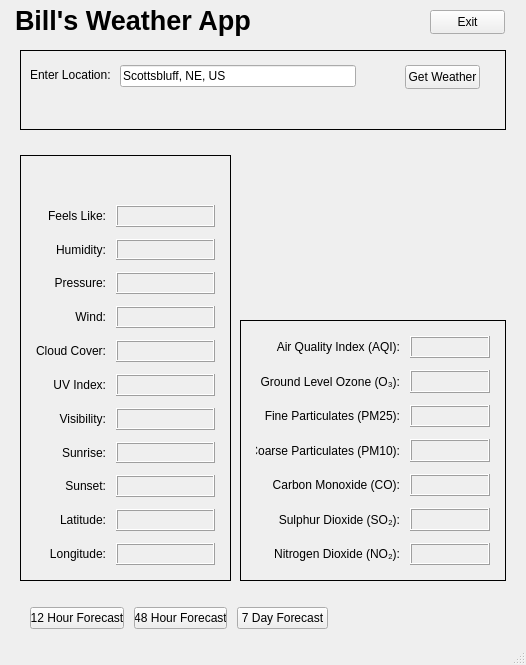
<?xml version="1.0" encoding="UTF-8"?>
<ui version="4.0">
 <class>MainWindow</class>
 <widget class="QMainWindow" name="MainWindow">
  <property name="geometry">
   <rect>
    <x>0</x>
    <y>0</y>
    <width>526</width>
    <height>665</height>
   </rect>
  </property>
  <property name="windowTitle">
   <string>Weather App</string>
  </property>
  <widget class="QWidget" name="centralwidget">
   <widget class="QLabel" name="label_2">
    <property name="geometry">
     <rect>
      <x>15</x>
      <y>5</y>
      <width>241</width>
      <height>31</height>
     </rect>
    </property>
    <property name="font">
     <font>
      <pointsize>20</pointsize>
      <bold>true</bold>
     </font>
    </property>
    <property name="text">
     <string>Bill's Weather App</string>
    </property>
   </widget>
   <widget class="QFrame" name="frame_get_location">
    <property name="geometry">
     <rect>
      <x>20</x>
      <y>50</y>
      <width>486</width>
      <height>80</height>
     </rect>
    </property>
    <property name="frameShape">
     <enum>QFrame::Panel</enum>
    </property>
    <property name="frameShadow">
     <enum>QFrame::Plain</enum>
    </property>
    <property name="lineWidth">
     <number>1</number>
    </property>
    <widget class="QLabel" name="label">
     <property name="geometry">
      <rect>
       <x>10</x>
       <y>15</y>
       <width>91</width>
       <height>20</height>
      </rect>
     </property>
     <property name="text">
      <string>Enter Location:</string>
     </property>
    </widget>
    <widget class="QLineEdit" name="lineEdit">
     <property name="geometry">
      <rect>
       <x>100</x>
       <y>15</y>
       <width>236</width>
       <height>22</height>
      </rect>
     </property>
     <property name="text">
      <string>Scottsbluff, NE, US</string>
     </property>
    </widget>
    <widget class="QLabel" name="lbl_reverse_geocode">
     <property name="geometry">
      <rect>
       <x>10</x>
       <y>45</y>
       <width>461</width>
       <height>20</height>
      </rect>
     </property>
     <property name="text">
      <string/>
     </property>
     <property name="wordWrap">
      <bool>false</bool>
     </property>
    </widget>
    <widget class="QPushButton" name="btn_get_weather">
     <property name="geometry">
      <rect>
       <x>385</x>
       <y>15</y>
       <width>75</width>
       <height>24</height>
      </rect>
     </property>
     <property name="text">
      <string>Get Weather</string>
     </property>
    </widget>
   </widget>
   <widget class="QFrame" name="frame_weather">
    <property name="geometry">
     <rect>
      <x>20</x>
      <y>155</y>
      <width>211</width>
      <height>426</height>
     </rect>
    </property>
    <property name="frameShape">
     <enum>QFrame::Panel</enum>
    </property>
    <property name="frameShadow">
     <enum>QFrame::Plain</enum>
    </property>
    <property name="lineWidth">
     <number>1</number>
    </property>
    <layout class="QGridLayout" name="gridLayout2" columnminimumwidth="0,100">
     <property name="sizeConstraint">
      <enum>QLayout::SetNoConstraint</enum>
     </property>
     <property name="leftMargin">
      <number>15</number>
     </property>
     <property name="topMargin">
      <number>15</number>
     </property>
     <property name="rightMargin">
      <number>15</number>
     </property>
     <property name="bottomMargin">
      <number>15</number>
     </property>
     <property name="horizontalSpacing">
      <number>10</number>
     </property>
     <property name="verticalSpacing">
      <number>12</number>
     </property>
     <item row="5" column="0">
      <widget class="QLabel" name="label_9">
       <property name="text">
        <string>Cloud Cover:</string>
       </property>
       <property name="alignment">
        <set>Qt::AlignRight|Qt::AlignTrailing|Qt::AlignVCenter</set>
       </property>
      </widget>
     </item>
     <item row="8" column="0">
      <widget class="QLabel" name="label_11">
       <property name="text">
        <string>Sunrise:</string>
       </property>
       <property name="alignment">
        <set>Qt::AlignRight|Qt::AlignTrailing|Qt::AlignVCenter</set>
       </property>
      </widget>
     </item>
     <item row="9" column="0">
      <widget class="QLabel" name="label_10">
       <property name="text">
        <string>Sunset:</string>
       </property>
       <property name="alignment">
        <set>Qt::AlignRight|Qt::AlignTrailing|Qt::AlignVCenter</set>
       </property>
      </widget>
     </item>
     <item row="9" column="1">
      <widget class="QLabel" name="lbl_sunset">
       <property name="autoFillBackground">
        <bool>false</bool>
       </property>
       <property name="frameShape">
        <enum>QFrame::Box</enum>
       </property>
       <property name="frameShadow">
        <enum>QFrame::Raised</enum>
       </property>
       <property name="text">
        <string/>
       </property>
      </widget>
     </item>
     <item row="0" column="1">
      <widget class="QLabel" name="lbl_temperature">
       <property name="font">
        <font>
         <pointsize>14</pointsize>
         <bold>true</bold>
        </font>
       </property>
       <property name="frameShape">
        <enum>QFrame::NoFrame</enum>
       </property>
       <property name="text">
        <string/>
       </property>
      </widget>
     </item>
     <item row="1" column="0">
      <widget class="QLabel" name="label_3">
       <property name="text">
        <string>Feels Like:</string>
       </property>
       <property name="alignment">
        <set>Qt::AlignRight|Qt::AlignTrailing|Qt::AlignVCenter</set>
       </property>
      </widget>
     </item>
     <item row="3" column="1">
      <widget class="QLabel" name="lbl_pressure">
       <property name="autoFillBackground">
        <bool>false</bool>
       </property>
       <property name="frameShape">
        <enum>QFrame::Box</enum>
       </property>
       <property name="frameShadow">
        <enum>QFrame::Raised</enum>
       </property>
       <property name="text">
        <string/>
       </property>
      </widget>
     </item>
     <item row="5" column="1">
      <widget class="QLabel" name="lbl_cloud_cover">
       <property name="autoFillBackground">
        <bool>false</bool>
       </property>
       <property name="frameShape">
        <enum>QFrame::Box</enum>
       </property>
       <property name="frameShadow">
        <enum>QFrame::Raised</enum>
       </property>
       <property name="text">
        <string/>
       </property>
      </widget>
     </item>
     <item row="8" column="1">
      <widget class="QLabel" name="lbl_sunrise">
       <property name="autoFillBackground">
        <bool>false</bool>
       </property>
       <property name="frameShape">
        <enum>QFrame::Box</enum>
       </property>
       <property name="frameShadow">
        <enum>QFrame::Raised</enum>
       </property>
       <property name="text">
        <string/>
       </property>
      </widget>
     </item>
     <item row="11" column="0">
      <widget class="QLabel" name="label_8">
       <property name="text">
        <string>Longitude:</string>
       </property>
       <property name="alignment">
        <set>Qt::AlignRight|Qt::AlignTrailing|Qt::AlignVCenter</set>
       </property>
      </widget>
     </item>
     <item row="11" column="1">
      <widget class="QLabel" name="lbl_longitude">
       <property name="autoFillBackground">
        <bool>false</bool>
       </property>
       <property name="frameShape">
        <enum>QFrame::Box</enum>
       </property>
       <property name="frameShadow">
        <enum>QFrame::Raised</enum>
       </property>
       <property name="text">
        <string/>
       </property>
      </widget>
     </item>
     <item row="10" column="1">
      <widget class="QLabel" name="lbl_latitude">
       <property name="autoFillBackground">
        <bool>false</bool>
       </property>
       <property name="frameShape">
        <enum>QFrame::Box</enum>
       </property>
       <property name="frameShadow">
        <enum>QFrame::Raised</enum>
       </property>
       <property name="text">
        <string/>
       </property>
      </widget>
     </item>
     <item row="2" column="0">
      <widget class="QLabel" name="label_4">
       <property name="text">
        <string>Humidity:</string>
       </property>
       <property name="alignment">
        <set>Qt::AlignRight|Qt::AlignTrailing|Qt::AlignVCenter</set>
       </property>
      </widget>
     </item>
     <item row="4" column="1">
      <widget class="QLabel" name="lbl_wind">
       <property name="autoFillBackground">
        <bool>false</bool>
       </property>
       <property name="frameShape">
        <enum>QFrame::Box</enum>
       </property>
       <property name="frameShadow">
        <enum>QFrame::Raised</enum>
       </property>
       <property name="text">
        <string/>
       </property>
      </widget>
     </item>
     <item row="2" column="1">
      <widget class="QLabel" name="lbl_humidity">
       <property name="autoFillBackground">
        <bool>false</bool>
       </property>
       <property name="frameShape">
        <enum>QFrame::Box</enum>
       </property>
       <property name="frameShadow">
        <enum>QFrame::Raised</enum>
       </property>
       <property name="text">
        <string/>
       </property>
      </widget>
     </item>
     <item row="3" column="0">
      <widget class="QLabel" name="label_5">
       <property name="text">
        <string>Pressure:</string>
       </property>
       <property name="alignment">
        <set>Qt::AlignRight|Qt::AlignTrailing|Qt::AlignVCenter</set>
       </property>
      </widget>
     </item>
     <item row="1" column="1">
      <widget class="QLabel" name="lbl_feels_like">
       <property name="autoFillBackground">
        <bool>false</bool>
       </property>
       <property name="styleSheet">
        <string notr="true"/>
       </property>
       <property name="frameShape">
        <enum>QFrame::Box</enum>
       </property>
       <property name="frameShadow">
        <enum>QFrame::Raised</enum>
       </property>
       <property name="text">
        <string/>
       </property>
      </widget>
     </item>
     <item row="10" column="0">
      <widget class="QLabel" name="label_7">
       <property name="text">
        <string>Latitude:</string>
       </property>
       <property name="alignment">
        <set>Qt::AlignRight|Qt::AlignTrailing|Qt::AlignVCenter</set>
       </property>
      </widget>
     </item>
     <item row="4" column="0">
      <widget class="QLabel" name="label_6">
       <property name="text">
        <string>Wind:</string>
       </property>
       <property name="alignment">
        <set>Qt::AlignRight|Qt::AlignTrailing|Qt::AlignVCenter</set>
       </property>
      </widget>
     </item>
     <item row="6" column="1">
      <widget class="QLabel" name="lbl_uv_index">
       <property name="autoFillBackground">
        <bool>false</bool>
       </property>
       <property name="frameShape">
        <enum>QFrame::Box</enum>
       </property>
       <property name="frameShadow">
        <enum>QFrame::Raised</enum>
       </property>
       <property name="text">
        <string/>
       </property>
      </widget>
     </item>
     <item row="6" column="0">
      <widget class="QLabel" name="label_19">
       <property name="text">
        <string>UV Index:</string>
       </property>
       <property name="alignment">
        <set>Qt::AlignRight|Qt::AlignTrailing|Qt::AlignVCenter</set>
       </property>
      </widget>
     </item>
     <item row="7" column="0">
      <widget class="QLabel" name="label_20">
       <property name="text">
        <string>Visibility:</string>
       </property>
       <property name="alignment">
        <set>Qt::AlignRight|Qt::AlignTrailing|Qt::AlignVCenter</set>
       </property>
      </widget>
     </item>
     <item row="7" column="1">
      <widget class="QLabel" name="lbl_visibility">
       <property name="autoFillBackground">
        <bool>false</bool>
       </property>
       <property name="frameShape">
        <enum>QFrame::Box</enum>
       </property>
       <property name="frameShadow">
        <enum>QFrame::Raised</enum>
       </property>
       <property name="text">
        <string/>
       </property>
      </widget>
     </item>
    </layout>
   </widget>
   <widget class="QFrame" name="frame_aqi">
    <property name="geometry">
     <rect>
      <x>240</x>
      <y>320</y>
      <width>266</width>
      <height>261</height>
     </rect>
    </property>
    <property name="frameShape">
     <enum>QFrame::Panel</enum>
    </property>
    <property name="frameShadow">
     <enum>QFrame::Plain</enum>
    </property>
    <property name="lineWidth">
     <number>1</number>
    </property>
    <layout class="QGridLayout" name="gridLayout" columnminimumwidth="0,80">
     <property name="sizeConstraint">
      <enum>QLayout::SetNoConstraint</enum>
     </property>
     <property name="leftMargin">
      <number>15</number>
     </property>
     <property name="topMargin">
      <number>15</number>
     </property>
     <property name="rightMargin">
      <number>15</number>
     </property>
     <property name="bottomMargin">
      <number>15</number>
     </property>
     <property name="horizontalSpacing">
      <number>10</number>
     </property>
     <property name="verticalSpacing">
      <number>12</number>
     </property>
     <item row="0" column="0">
      <widget class="QLabel" name="label_12">
       <property name="text">
        <string>Air Quality Index (AQI):</string>
       </property>
       <property name="alignment">
        <set>Qt::AlignRight|Qt::AlignTrailing|Qt::AlignVCenter</set>
       </property>
      </widget>
     </item>
     <item row="0" column="1">
      <widget class="QLabel" name="lbl_aqi">
       <property name="autoFillBackground">
        <bool>false</bool>
       </property>
       <property name="styleSheet">
        <string notr="true"/>
       </property>
       <property name="frameShape">
        <enum>QFrame::Box</enum>
       </property>
       <property name="frameShadow">
        <enum>QFrame::Raised</enum>
       </property>
       <property name="text">
        <string/>
       </property>
      </widget>
     </item>
     <item row="1" column="0">
      <widget class="QLabel" name="label_13">
       <property name="text">
        <string>Ground Level Ozone (O₃):</string>
       </property>
       <property name="alignment">
        <set>Qt::AlignRight|Qt::AlignTrailing|Qt::AlignVCenter</set>
       </property>
      </widget>
     </item>
     <item row="1" column="1">
      <widget class="QLabel" name="lbl_ozone">
       <property name="autoFillBackground">
        <bool>false</bool>
       </property>
       <property name="styleSheet">
        <string notr="true"/>
       </property>
       <property name="frameShape">
        <enum>QFrame::Box</enum>
       </property>
       <property name="frameShadow">
        <enum>QFrame::Raised</enum>
       </property>
       <property name="text">
        <string/>
       </property>
      </widget>
     </item>
     <item row="2" column="0">
      <widget class="QLabel" name="label_15">
       <property name="text">
        <string>Fine Particulates (PM25):</string>
       </property>
       <property name="alignment">
        <set>Qt::AlignRight|Qt::AlignTrailing|Qt::AlignVCenter</set>
       </property>
      </widget>
     </item>
     <item row="2" column="1">
      <widget class="QLabel" name="lbl_pm25">
       <property name="autoFillBackground">
        <bool>false</bool>
       </property>
       <property name="styleSheet">
        <string notr="true"/>
       </property>
       <property name="frameShape">
        <enum>QFrame::Box</enum>
       </property>
       <property name="frameShadow">
        <enum>QFrame::Raised</enum>
       </property>
       <property name="text">
        <string/>
       </property>
      </widget>
     </item>
     <item row="3" column="0">
      <widget class="QLabel" name="label_18">
       <property name="text">
        <string>Coarse Particulates (PM10):</string>
       </property>
       <property name="alignment">
        <set>Qt::AlignRight|Qt::AlignTrailing|Qt::AlignVCenter</set>
       </property>
      </widget>
     </item>
     <item row="3" column="1">
      <widget class="QLabel" name="lbl_pm10">
       <property name="autoFillBackground">
        <bool>false</bool>
       </property>
       <property name="styleSheet">
        <string notr="true"/>
       </property>
       <property name="frameShape">
        <enum>QFrame::Box</enum>
       </property>
       <property name="frameShadow">
        <enum>QFrame::Raised</enum>
       </property>
       <property name="text">
        <string/>
       </property>
      </widget>
     </item>
     <item row="4" column="0">
      <widget class="QLabel" name="label_14">
       <property name="text">
        <string>Carbon Monoxide (CO):</string>
       </property>
       <property name="alignment">
        <set>Qt::AlignRight|Qt::AlignTrailing|Qt::AlignVCenter</set>
       </property>
      </widget>
     </item>
     <item row="4" column="1">
      <widget class="QLabel" name="lbl_carbon_monoxide">
       <property name="autoFillBackground">
        <bool>false</bool>
       </property>
       <property name="styleSheet">
        <string notr="true"/>
       </property>
       <property name="frameShape">
        <enum>QFrame::Box</enum>
       </property>
       <property name="frameShadow">
        <enum>QFrame::Raised</enum>
       </property>
       <property name="text">
        <string/>
       </property>
      </widget>
     </item>
     <item row="5" column="0">
      <widget class="QLabel" name="label_16">
       <property name="text">
        <string>Sulphur Dioxide (SO₂):</string>
       </property>
       <property name="alignment">
        <set>Qt::AlignRight|Qt::AlignTrailing|Qt::AlignVCenter</set>
       </property>
      </widget>
     </item>
     <item row="5" column="1">
      <widget class="QLabel" name="lbl_sulphur_dioxide">
       <property name="autoFillBackground">
        <bool>false</bool>
       </property>
       <property name="styleSheet">
        <string notr="true"/>
       </property>
       <property name="frameShape">
        <enum>QFrame::Box</enum>
       </property>
       <property name="frameShadow">
        <enum>QFrame::Raised</enum>
       </property>
       <property name="text">
        <string/>
       </property>
      </widget>
     </item>
     <item row="6" column="0">
      <widget class="QLabel" name="label_17">
       <property name="text">
        <string>Nitrogen Dioxide (NO₂):</string>
       </property>
       <property name="alignment">
        <set>Qt::AlignRight|Qt::AlignTrailing|Qt::AlignVCenter</set>
       </property>
      </widget>
     </item>
     <item row="6" column="1">
      <widget class="QLabel" name="lbl_nitrogen_dioxide">
       <property name="autoFillBackground">
        <bool>false</bool>
       </property>
       <property name="styleSheet">
        <string notr="true"/>
       </property>
       <property name="frameShape">
        <enum>QFrame::Box</enum>
       </property>
       <property name="frameShadow">
        <enum>QFrame::Raised</enum>
       </property>
       <property name="text">
        <string/>
       </property>
      </widget>
     </item>
    </layout>
   </widget>
   <widget class="QLabel" name="lbl_description">
    <property name="geometry">
     <rect>
      <x>250</x>
      <y>170</y>
      <width>231</width>
      <height>16</height>
     </rect>
    </property>
    <property name="font">
     <font>
      <pointsize>11</pointsize>
     </font>
    </property>
    <property name="text">
     <string/>
    </property>
    <property name="alignment">
     <set>Qt::AlignCenter</set>
    </property>
   </widget>
   <widget class="QLabel" name="lbl_weather_icon">
    <property name="geometry">
     <rect>
      <x>405</x>
      <y>215</y>
      <width>50</width>
      <height>50</height>
     </rect>
    </property>
    <property name="text">
     <string/>
    </property>
    <property name="alignment">
     <set>Qt::AlignRight|Qt::AlignTrailing|Qt::AlignVCenter</set>
    </property>
   </widget>
   <widget class="QProgressBar" name="progress_bar">
    <property name="geometry">
     <rect>
      <x>15</x>
      <y>665</y>
      <width>118</width>
      <height>16</height>
     </rect>
    </property>
    <property name="sizePolicy">
     <sizepolicy hsizetype="Fixed" vsizetype="Fixed">
      <horstretch>0</horstretch>
      <verstretch>0</verstretch>
     </sizepolicy>
    </property>
    <property name="value">
     <number>0</number>
    </property>
   </widget>
   <widget class="QLabel" name="lbl_wind_arrow">
    <property name="geometry">
     <rect>
      <x>275</x>
      <y>200</y>
      <width>80</width>
      <height>80</height>
     </rect>
    </property>
    <property name="frameShape">
     <enum>QFrame::NoFrame</enum>
    </property>
    <property name="text">
     <string/>
    </property>
   </widget>
   <widget class="QPushButton" name="btn_exit">
    <property name="geometry">
     <rect>
      <x>430</x>
      <y>10</y>
      <width>75</width>
      <height>24</height>
     </rect>
    </property>
    <property name="text">
     <string>Exit</string>
    </property>
   </widget>
   <widget class="QWidget" name="layoutWidget">
    <property name="geometry">
     <rect>
      <x>20</x>
      <y>605</y>
      <width>318</width>
      <height>26</height>
     </rect>
    </property>
    <layout class="QHBoxLayout" name="horizontalLayout">
     <property name="spacing">
      <number>10</number>
     </property>
     <property name="leftMargin">
      <number>10</number>
     </property>
     <property name="rightMargin">
      <number>10</number>
     </property>
     <item>
      <widget class="QPushButton" name="btn_12_hour_forecast">
       <property name="text">
        <string>12 Hour Forecast</string>
       </property>
      </widget>
     </item>
     <item>
      <widget class="QPushButton" name="btn_48_hour_forecast">
       <property name="text">
        <string>48 Hour Forecast</string>
       </property>
      </widget>
     </item>
     <item>
      <widget class="QPushButton" name="btn_7_day_forecast">
       <property name="text">
        <string>7 Day Forecast</string>
       </property>
      </widget>
     </item>
    </layout>
   </widget>
  </widget>
  <widget class="QStatusBar" name="status_bar"/>
  <action name="action_exit">
   <property name="text">
    <string>E&amp;xit</string>
   </property>
  </action>
  <action name="action_about">
   <property name="text">
    <string>&amp;About</string>
   </property>
  </action>
  <action name="action_get_weather">
   <property name="text">
    <string>&amp;Get Weather</string>
   </property>
  </action>
 </widget>
 <resources/>
 <connections/>
 <designerdata>
  <property name="gridDeltaX">
   <number>5</number>
  </property>
  <property name="gridDeltaY">
   <number>5</number>
  </property>
  <property name="gridSnapX">
   <bool>true</bool>
  </property>
  <property name="gridSnapY">
   <bool>true</bool>
  </property>
  <property name="gridVisible">
   <bool>true</bool>
  </property>
 </designerdata>
</ui>
